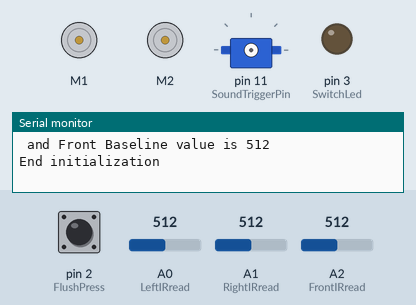
This sketch was run on a simulated Arduino Uno, built with avr-gcc and run on an emulated ATmega328P. Shown: 2 × DC motor (green arrow = forward, orange = backward, longer = faster), servo, output pins drawn as LEDs (lit = HIGH), the last lines printed to the serial monitor. Wiring (inferred from the names in the program): servo: signal pin 11. Inputs (shaded band) come from the test bench; at power-on: pin 2 (FlushPress) HIGH, A0 (LeftIRread) = 512, A1 (RightIRread) = 512, A2 (FrontIRread) = 512. Servo pulses on a pin are drawn as a servo (544–2400 µs = 0–180°); pins used as bus, display or sensor lines are not drawn.

Above: at 1.5 s.
1.6 s: pin 2 (FlushPress) pulled LOW for 0.15 s
At 2.8 s:
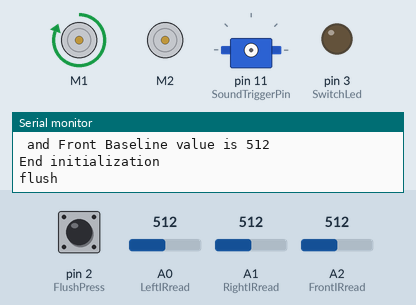
4.7 s: A0 (LeftIRread) set to 992
At 5.9 s:
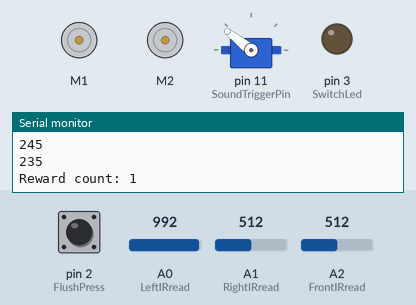
6.2 s: A1 (RightIRread) set to 804
7.7 s: A1 (RightIRread) set to 821
At 9.6 s:
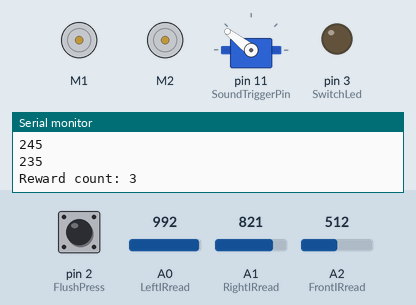
10.7 s: A1 (RightIRread) set to 716
At 11.2 s:
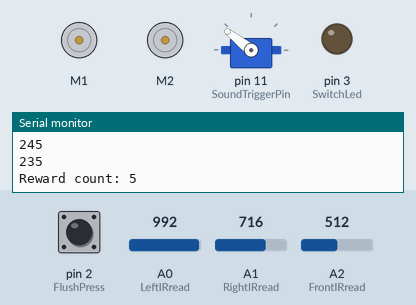
12.3 s: pin 2 (FlushPress) pulled LOW for 1 s
At 14.5 s:
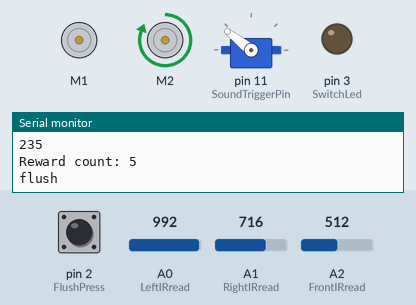
Timing chart, 0 to 16.8 s (numbered marks = the images above; inputs shaded):
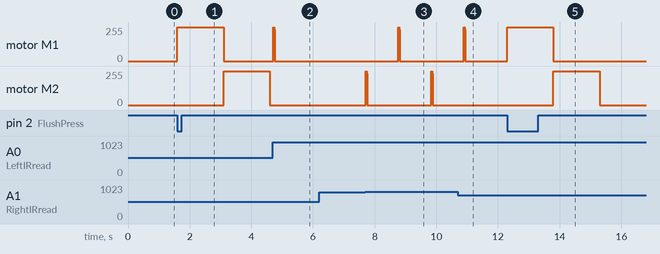

The sketch:

AlternateRewardPorts_USbeep.ino
```cpp
/*
Alternate between left and right ports - VP - 6/5/2014
*/

#include <Wire.h>
#include <Adafruit_MotorShield.h>
#include "utility/Adafruit_PWMServoDriver.h"

// Create the motor shield object with the default I2C address
Adafruit_MotorShield AFMS = Adafruit_MotorShield();

// Select which 'port' M1, M2, M3 or M4. In this case, M1
Adafruit_DCMotor *LeftSolenoid = AFMS.getMotor(1);
// You can also make another motor on port M2
Adafruit_DCMotor *RightSolenoid = AFMS.getMotor(2);


const int FlushPress = 2;     // pushbutton pin
const int SwitchLed = 3;     // pushbutton led pin
const int flushcycletime = 20; // solenoid turn off staircase period
const int LeftIRread = A0;
const int RightIRread = A1;
const int FrontIRread = A2;

//The shield uses the SDA and SCL i2c pins to control DC and stepper motors. On the Arduino
//UNO these are A4 and A5
int Lbaseline = 0;
int Rbaseline = 0;
int Fbaseline = 0;
int LeftIRval = Lbaseline;           // store read value
int RightIRval = Rbaseline;
int FrontIRval = Rbaseline;
int LeftGLight = 1; // Good to go ("green light")
int RightGlight = 1;
//int PushState = 0;          // pushbutton status
int RewCount=0;
int Lrewtrig=0;
int Rrewtrig=0;

// sound stimulus
const int SoundTriggerPin=11;

void setup() {
  Serial.begin(9600);           // set up Serial library at 9600 bps
  randomSeed(analogRead(A4));
  pinMode(FlushPress, INPUT_PULLUP);
  pinMode(SwitchLed, OUTPUT);
  pinMode(SoundTriggerPin, OUTPUT);

  AFMS.begin();  // create with the default frequency 1.6KHz
  //AFMS.begin(1000);  // to apply a different frequency, here 1KHz

  // Set the speed to start, from 0 (off) to 255 (max speed)
//  LeftSolenoid->setSpeed(0);
//  RightSolenoid->setSpeed(0);
  // turn on current in solenoid coil
//  LeftSolenoid->run(FORWARD);
//  RightSolenoid->run(FORWARD);
  LeftSolenoid->run(RELEASE);
  RightSolenoid->run(RELEASE);

//for(i=0;i<4;i++){ motors[i].run(RELEASE); }

  // IR sensor initialization
    arrayinit();

}

void loop() {
//  PushState= digitalRead(FlushPress);
//  Serial.print("PushState = ");
//  Serial.println(PushState);
  // check for flush activation

  while (digitalRead(FlushPress) == LOW){
    rewardflush();
  }

  LeftSolenoid->run(RELEASE);    // make sure to close solenoids
  RightSolenoid->run(RELEASE);
  digitalWrite(SwitchLed,LOW);   // and switch off switch LED

  LeftIRval = analogRead(LeftIRread);    // read the input pin
  RightIRval = analogRead(RightIRread);
//  Serial.print("Left ");
//  Serial.print(LeftIRval);
//  Serial.print(" Right ");
//  Serial.println(RightIRval);
 FrontIRval = analogRead(FrontIRread);
  //  Serial.print("Front IR ");
//  Serial.print(FrontIRval);

 if ((LeftIRval > (Lbaseline + 300)) && LeftGLight==1){
    Lrewtrig=Lrewtrig+1;
  }else if ((RightIRval > (Rbaseline + 300)) && RightGlight==1){
    Rrewtrig=Rrewtrig+1;
  }

    if (Lrewtrig>5){
    TTLout(2); // for reward US
    //delay(110); // delay before next sound needs to be higher than bleep duration
    // open solenoid
  Serial.println("Open Left Solenoid");
  reward(LeftSolenoid);
//  panelrotate();
  RewCount=RewCount+1;
  Serial.print("Reward count: ");
  Serial.println(RewCount);
  Lrewtrig=0;

  // Switch ports
  LeftGLight=0;
  RightGlight=1;

  // refractory period
  delay(1000);
  }

 if (Rrewtrig>5){
   TTLout(2); // for reward US
   //delay(110); // delay before next sound needs to be higher than bleep duration
  // Right solenoid
  Serial.println("Open Right Solenoid ");
  reward(RightSolenoid);
//  panelrotate();
  RewCount=RewCount+1;
  Serial.print("Reward count: ");
  Serial.println(RewCount);
  Rrewtrig=0;

  // Switch ports
  LeftGLight=1;
  RightGlight=0;

  // refractory period
  delay(1000);
  }
}

//=============

void TTLout(int instruct){
//HIGH triggers trinkets listening
Serial.println("TTL out");
switch (instruct) {
    // both cases should total 10ms
    case 1:
    // white noise
      digitalWrite(SoundTriggerPin, HIGH); // trigger
// NB:
// if control PlayTone enabled in WhiteNoise_USbeep
// need to add a total of 100ms (or control beep's duration)
// to wait for if statment
      delay(2);
      digitalWrite(SoundTriggerPin, LOW); // White noise
      delay(8);
      break;
    case 2:
      // US
      digitalWrite(SoundTriggerPin, HIGH); // trigger
      delay(2);
      digitalWrite(SoundTriggerPin, LOW);
      delay(2);
      digitalWrite(SoundTriggerPin, HIGH); // +1
      delay(2);
      digitalWrite(SoundTriggerPin, LOW);
      delay(4);
      break;
  }
}

//=============

void arrayinit(){
  int  inc;
  int Ltotal;
  int Rtotal;
  int Ftotal;
  float LeftIRvalArray[4];
  float RightIRvalArray[4];
  float FrontIRvalArray[4];
  Serial.println(" ");
  Serial.println("Start IR initialization");
  while (Ltotal!=3 && Rtotal!=3 && Ftotal!=3){
  Ltotal=0;
  Rtotal=0;
  Ftotal=0;
  for (inc=0; inc < 4 ; inc++ ){
    LeftIRvalArray[inc] = analogRead(LeftIRread);
    RightIRvalArray[inc] = analogRead(RightIRread);
    FrontIRvalArray[inc] = analogRead(FrontIRread);
    if ((inc>0) && LeftIRvalArray[inc]==LeftIRvalArray[inc-1]){
      Ltotal++;
    }
    if ((inc>0) && RightIRvalArray[inc]==RightIRvalArray[inc-1]){
      Rtotal++;
    }
    if ((inc>0) && FrontIRvalArray[inc]==FrontIRvalArray[inc-1]){
      Ftotal++;
    }
  delay(10);
  Serial.print("Left IR val ");
  Serial.print((long)LeftIRvalArray[inc], DEC);
  Serial.print(" & Right IR val ");
  Serial.println((long)RightIRvalArray[inc], DEC);
  Serial.print(" & Front IR val ");
  Serial.println((long)FrontIRvalArray[inc], DEC);
  }
  }
  Lbaseline=LeftIRvalArray[3];
  Rbaseline=RightIRvalArray[3];
  Fbaseline=FrontIRvalArray[3];
  Serial.print("Left Baseline value is ");
  Serial.print(Lbaseline);
  Serial.print(" and Right Baseline value is ");
  Serial.println(Rbaseline);
  Serial.print(" and Front Baseline value is ");
  Serial.println(Fbaseline);
  Serial.println("End initialization");
}

void rewardflush(){
  Serial.println("flush");
  // flush left
  LeftSolenoid->run(FORWARD);
  LeftSolenoid->setSpeed(255);
 delay(1500);
  LeftSolenoid->run(RELEASE);
  // flush right
  RightSolenoid->run(FORWARD);
  RightSolenoid->setSpeed(255);
  delay(1500);
  RightSolenoid->run(RELEASE);
}


void reward(Adafruit_DCMotor* solenoid){
  solenoid->setSpeed(255);  // 185 (max) corresponds to 6V ouput with external power supply
                              // ~5.5V when solenoid plugged in
                           // 3.24V output with USB
  solenoid->run(FORWARD);
    for (int dec=255; dec>225; dec-=10) {
    solenoid->setSpeed(dec);
    delay(15);
    Serial.println(dec);
   }
 solenoid->run(RELEASE); // cut power to motor
}
```

Measured:
- after the input at 1.6 s, motor M1: stopped → forward 255/255 at once, → stopped 1.5 s later; motor M2: stopped → forward 255/255 after 1.5 s, → stopped 1.5 s later
- after the input at 4.7 s, motor M1: stopped → forward 255/255 at once, → forward 235/255 0.03 s later, → stopped 0.02 s later
- after the input at 6.2 s, every drawn part: stays the same
- after the input at 7.7 s, motor M1: stopped → forward 255/255 after 1.1 s, → forward 235/255 0.03 s later, → stopped 0.02 s later
- after the input at 10.7 s, motor M2: stays stopped (without the input it goes to forward 255/255 after 1.2 s)
- after the input at 12.3 s, motor M1: stopped → forward 255/255 at once, → stopped 1.5 s later; motor M2: stopped → forward 255/255 after 1.5 s, → stopped 1.5 s later
